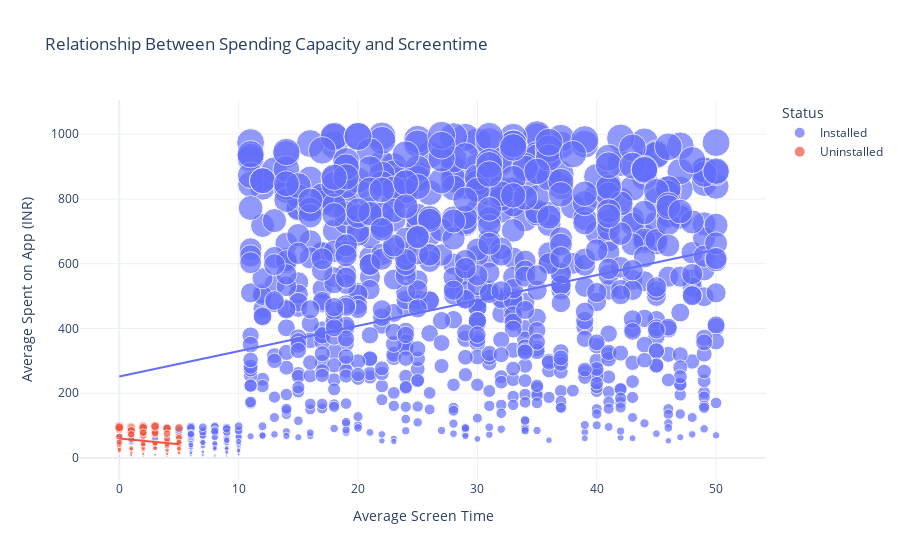

The notebook cell saved with this chart:
### Markdown cell above
# Now let's have a look at the relationship between the spending capacity and screen time of the active users and the users who have uninstalled the app:

### Code cell
figure = px.scatter(data_frame = df,
                    x="Average Screen Time",
                    y="Average Spent on App (INR)",
                    size="Average Spent on App (INR)",
                    color= "Status",
                    title = "Relationship Between Spending Capacity and Screentime",
                    trendline="ols")

figure.show()

### Figure 1 — Plotly figure (JSON) as saved in the notebook; plotly's stock layout.template omitted (floating-point values rounded to 4 significant figures; data arrays with more than 128 entries replaced by an {"elided": "..."} marker saying what was removed)
{"data": [{"hovertemplate": "Status=Installed<br>Average Screen Time=%{x}<br>Average Spent on App (INR)=%{marker.size}<extra></extra>", "legendgroup": "Installed", "marker": {"color": "#636efa", "size": {"elided": "916 float values"}, "sizemode": "area", "sizeref": 2.495, "symbol": "circle"}, "mode": "markers", "name": "Installed", "orientation": "v", "showlegend": true, "type": "scatter", "x": {"elided": "916 float values"}, "xaxis": "x", "y": {"elided": "916 float values"}, "yaxis": "y"}, {"hovertemplate": "<b>OLS trendline</b><br>Average Spent on App (INR) = 7.82515 * Average Screen Time + 251.62<br>R<sup>2</sup>=0.113975<br><br>Status=Installed<br>Average Screen Time=%{x}<br>Average Spent on App (INR)=%{y} <b>(trend)</b><extra></extra>", "legendgroup": "Installed", "marker": {"color": "#636efa", "symbol": "circle"}, "mode": "lines", "name": "Installed", "showlegend": false, "type": "scatter", "x": {"elided": "916 float values"}, "xaxis": "x", "y": {"elided": "916 float values"}, "yaxis": "y"}, {"hovertemplate": "Status=Uninstalled<br>Average Screen Time=%{x}<br>Average Spent on App (INR)=%{marker.size}<extra></extra>", "legendgroup": "Uninstalled", "marker": {"color": "#EF553B", "size": [54.0, 97.0, 93.0, 34.0, 67.0, 26.0, 48.0, 94.0, 8.0, 75.0, 23.0, 44.0, 42.0, 95.0, 83.0, 46.0, 100.0, 37.0, 51.0, 92.0, 69.0, 93.0, 16.0, 10.0, 17.0, 77.0, 91.0, 32.0, 95.0, 39.0, 31.0, 93.0, 42.0, 47.0, 28.0, 25.0, 50.0, 97.0, 58.0, 15.0, 75.0, 66.0, 17.0, 21.0, 81.0, 25.0, 62.0, 25.0, 99.0, 59.0, 36.0, 26.0, 96.0, 84.0, 49.0, 42.0, 88.0, 75.0, 13.0, 45.0, 36.0, 1.0, 10.0, 92.0, 87.0, 6.0, 4.0, 93.0, 5.0, 0.0, 12.0, 84.0, 97.0, 30.0, 49.0, 29.0, 78.0, 42.0, 3.0, 95.0, 31.0, 73.0, 43.0], "sizemode": "area", "sizeref": 2.495, "symbol": "circle"}, "mode": "markers", "name": "Uninstalled", "orientation": "v", "showlegend": true, "type": "scatter", "x": [0.0, 1.0, 4.0, 3.0, 5.0, 5.0, 0.0, 1.0, 1.0, 3.0, 0.0, 3.0, 2.0, 1.0, 3.0, 3.0, 3.0, 4.0, 4.0, 1.0, 2.0, 0.0, 1.0, 3.0, 4.0, 3.0, 4.0, 0.0, 0.0, 2.0, 1.0, 5.0, 0.0, 5.0, 1.0, 4.0, 4.0, 0.0, 4.0, 5.0, 4.0, 0.0, 5.0, 0.0, 2.0, 2.0, 5.0, 5.0, 2.0, 1.0, 5.0, 0.0, 2.0, 1.0, 5.0, 0.0, 0.0, 1.0, 2.0, 3.0, 4.0, 3.0, 1.0, 0.0, 1.0, 0.0, 4.0, 2.0, 2.0, 3.0, 4.0, 1.0, 3.0, 3.0, 0.0, 5.0, 2.0, 4.0, 2.0, 0.0, 2.0, 1.0, 2.0], "xaxis": "x", "y": [54.0, 97.0, 93.0, 34.0, 67.0, 26.0, 48.0, 94.0, 8.0, 75.0, 23.0, 44.0, 42.0, 95.0, 83.0, 46.0, 100.0, 37.0, 51.0, 92.0, 69.0, 93.0, 16.0, 10.0, 17.0, 77.0, 91.0, 32.0, 95.0, 39.0, 31.0, 93.0, 42.0, 47.0, 28.0, 25.0, 50.0, 97.0, 58.0, 15.0, 75.0, 66.0, 17.0, 21.0, 81.0, 25.0, 62.0, 25.0, 99.0, 59.0, 36.0, 26.0, 96.0, 84.0, 49.0, 42.0, 88.0, 75.0, 13.0, 45.0, 36.0, 1.0, 10.0, 92.0, 87.0, 6.0, 4.0, 93.0, 5.0, 0.0, 12.0, 84.0, 97.0, 30.0, 49.0, 29.0, 78.0, 42.0, 3.0, 95.0, 31.0, 73.0, 43.0], "yaxis": "y"}, {"hovertemplate": "<b>OLS trendline</b><br>Average Spent on App (INR) = -3.51397 * Average Screen Time + 60.0258<br>R<sup>2</sup>=0.037117<br><br>Status=Uninstalled<br>Average Screen Time=%{x}<br>Average Spent on App (INR)=%{y} <b>(trend)</b><extra></extra>", "legendgroup": "Uninstalled", "marker": {"color": "#EF553B", "symbol": "circle"}, "mode": "lines", "name": "Uninstalled", "showlegend": false, "type": "scatter", "x": [0.0, 0.0, 0.0, 0.0, 0.0, 0.0, 0.0, 0.0, 0.0, 0.0, 0.0, 0.0, 0.0, 0.0, 0.0, 0.0, 0.0, 1.0, 1.0, 1.0, 1.0, 1.0, 1.0, 1.0, 1.0, 1.0, 1.0, 1.0, 1.0, 1.0, 1.0, 1.0, 2.0, 2.0, 2.0, 2.0, 2.0, 2.0, 2.0, 2.0, 2.0, 2.0, 2.0, 2.0, 2.0, 2.0, 3.0, 3.0, 3.0, 3.0, 3.0, 3.0, 3.0, 3.0, 3.0, 3.0, 3.0, 3.0, 3.0, 4.0, 4.0, 4.0, 4.0, 4.0, 4.0, 4.0, 4.0, 4.0, 4.0, 4.0, 4.0, 4.0, 5.0, 5.0, 5.0, 5.0, 5.0, 5.0, 5.0, 5.0, 5.0, 5.0, 5.0], "xaxis": "x", "y": [60.03, 60.03, 60.03, 60.03, 60.03, 60.03, 60.03, 60.03, 60.03, 60.03, 60.03, 60.03, 60.03, 60.03, 60.03, 60.03, 60.03, 56.51, 56.51, 56.51, 56.51, 56.51, 56.51, 56.51, 56.51, 56.51, 56.51, 56.51, 56.51, 56.51, 56.51, 56.51, 53.0, 53.0, 53.0, 53.0, 53.0, 53.0, 53.0, 53.0, 53.0, 53.0, 53.0, 53.0, 53.0, 53.0, 49.48, 49.48, 49.48, 49.48, 49.48, 49.48, 49.48, 49.48, 49.48, 49.48, 49.48, 49.48, 49.48, 45.97, 45.97, 45.97, 45.97, 45.97, 45.97, 45.97, 45.97, 45.97, 45.97, 45.97, 45.97, 45.97, 42.46, 42.46, 42.46, 42.46, 42.46, 42.46, 42.46, 42.46, 42.46, 42.46, 42.46], "yaxis": "y"}], "layout": {"legend": {"itemsizing": "constant", "title": {"text": "Status"}, "tracegroupgap": 0}, "title": {"text": "Relationship Between Spending Capacity and Screentime"}, "xaxis": {"anchor": "y", "domain": [0, 1], "title": {"text": "Average Screen Time"}}, "yaxis": {"anchor": "x", "domain": [0, 1], "title": {"text": "Average Spent on App (INR)"}}}}
